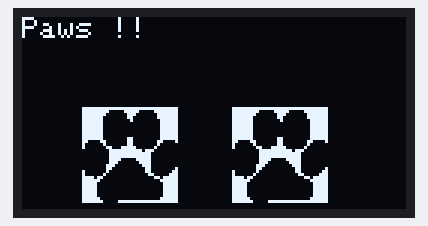
A sketch run on a simulated Arduino Uno, built with avr-gcc and run on an emulated ATmega328P. Shown: 128×64 one-colour display.

Above: at 2.15 s.
At 4.11 s:
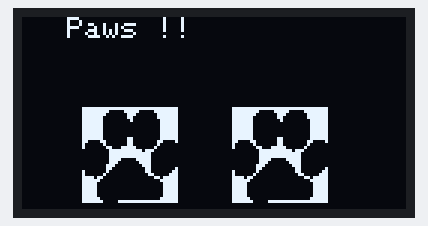
At 6.06 s:
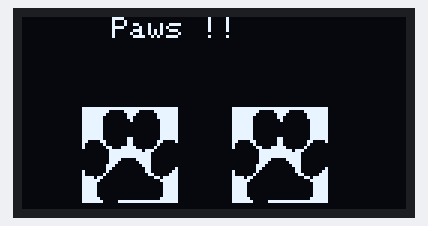
At 10.11 s:
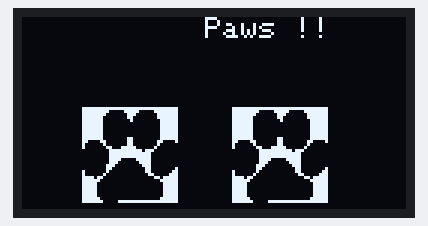
At 14.16 s:
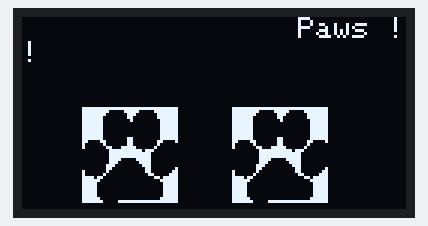
At 18.2 s:
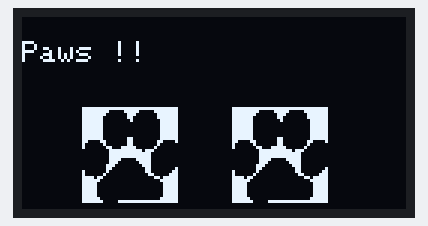

The sketch:

OLED_animation_example_paws_.ino
```cpp
#include <Adafruit_GFX.h>
#include <Adafruit_SH1106.h>
#include <Wire.h>

#define SCREEN_WIDTH 128
#define SCREEN_HEIGHT 64
#define OLED_RESET 4
Adafruit_SH1106 display(OLED_RESET);

int xx=70;
int yy=30;
int zz=20;
int ss=30;

const unsigned char PROGMEM pawBitmap [] = {0xFF, 0xFF, 0xFF, 0xFF, 0xFF, 0x83, 0xE0, 0xFF, 0xFF, 0x01, 0xC0, 0x7F, 0xFE, 0x01, 0x80, 0x7F, 0xFE, 0x00, 0x80, 0x3F, 0xFE, 0x00, 0x00, 0x3F, 0xFE, 0x00, 0x00, 0x3F, 0xFE, 0x00, 0x00, 0x3F, 0xFE, 0x00, 0x00, 0x3F, 0xFE, 0x00, 0x00, 0x3F, 0xFE, 0x01, 0x80, 0x3F, 0xC3, 0x01, 0x80, 0x61, 0x81, 0x01, 0x80, 0x40, 0x80, 0xC7, 0xC0, 0x80, 0x00, 0x7F, 0xF7, 0x00, 0x00, 0x7F, 0xFE, 0x00, 0x00, 0x7F, 0xFE, 0x00, 0x00, 0x78, 0x3E, 0x00, 0x00, 0x70, 0x1E, 0x00, 0x00, 0xE0, 0x0E, 0x00, 0x00, 0xC0, 0x06, 0x01, 0x80, 0x80, 0x06, 0x03, 0x81, 0x00, 0x03, 0x07, 0xF6, 0x00, 0x00, 0xDF, 0xFC, 0x00, 0x00, 0x3F, 0xF8, 0x00, 0x00, 0x1F, 0xF8, 0x00, 0x00, 0x1F, 0xF8, 0x00, 0x00, 0x1F, 0xF8, 0x00, 0x00, 0x1F, 0xF8, 0x00, 0x00, 0x1F, 0xFC, 0x00, 0x00, 0x3F, 0xFE, 0x0F, 0xFF, 0xFF};
const unsigned char PROGMEM pawBitmap2 [] = {0xFF, 0xFF, 0xFF, 0xFF, 0xFF, 0x83, 0xE0, 0xFF, 0xFF, 0x01, 0xC0, 0x7F, 0xFE, 0x01, 0x80, 0x7F, 0xFE, 0x00, 0x80, 0x3F, 0xFE, 0x00, 0x00, 0x3F, 0xFE, 0x00, 0x00, 0x3F, 0xFE, 0x00, 0x00, 0x3F, 0xFE, 0x00, 0x00, 0x3F, 0xFE, 0x00, 0x00, 0x3F, 0xFE, 0x01, 0x80, 0x3F, 0xC3, 0x01, 0x80, 0x61, 0x81, 0x01, 0x80, 0x40, 0x80, 0xC7, 0xC0, 0x80, 0x00, 0x7F, 0xF7, 0x00, 0x00, 0x7F, 0xFE, 0x00, 0x00, 0x7F, 0xFE, 0x00, 0x00, 0x78, 0x3E, 0x00, 0x00, 0x70, 0x1E, 0x00, 0x00, 0xE0, 0x0E, 0x00, 0x00, 0xC0, 0x06, 0x01, 0x80, 0x80, 0x06, 0x03, 0x81, 0x00, 0x03, 0x07, 0xF6, 0x00, 0x00, 0xDF, 0xFC, 0x00, 0x00, 0x3F, 0xF8, 0x00, 0x00, 0x1F, 0xF8, 0x00, 0x00, 0x1F, 0xF8, 0x00, 0x00, 0x1F, 0xF8, 0x00, 0x00, 0x1F, 0xF8, 0x00, 0x00, 0x1F, 0xFC, 0x00, 0x00, 0x3F, 0xFE, 0x0F, 0xFF, 0xFF};


void setup() {
  display.begin(SH1106_SWITCHCAPVCC, 0x3C);
  display.display();
  delay(2000);
  display.clearDisplay();
  display.setTextSize(1);
  display.setTextColor(WHITE);
}

void loop() {
  String text = "Paws !! ";
  int textWidth = text.length() * 6;

  for (int i = 0; i <= SCREEN_WIDTH; i++) {
    display.clearDisplay();
    display.setCursor(i, 0); // Set the position for text
    display.print(text);
    display.drawBitmap(xx, yy,pawBitmap,32,32, 1);
    display.drawBitmap(zz, ss,pawBitmap2,32,32, 1);
    display.display();
    delay(100);

  }
}
```

Measured:
- by itself, everything shown: repeats every 16.8 s, in 124 steps
- what the display in image 5 shows lasts 0.8 s, from 18.1 s to 18.9 s
